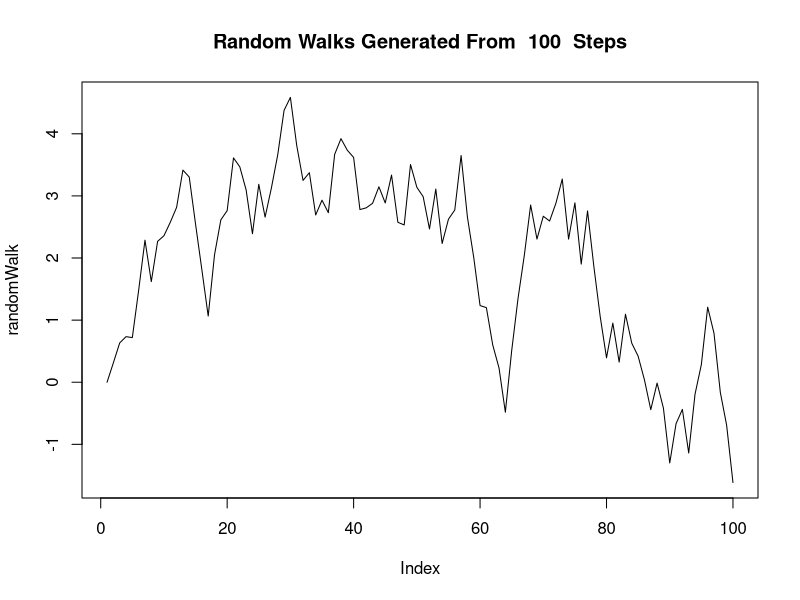

The R script that drew this image:
#Question 1
#Initialising a function that generates a random walk
#@params numSteps - number of steps, stepRange - maximum size of step
generateWalkFunc <- function(numSteps, stepRange){
  #define the initial starting point
  initial.value <- 0
  #set the current point before the first iteration to the starting point
  #the randomWalk always starts at 0 (initial value)
  currentPoint <- initial.value
  randomWalk <- initial.value
  vec <- vector()
  #for loop which starts at 2 because our stating point is already initialised
  #iterate through until we complete the desired number of steps
  for(i in 2:numSteps){
    #The current position of the walk is the position of the previous point + a 
    #random value taken from a uniform distribution where the range varies from -stepRange to + stepRange.
    randomWalk[i] <- randomWalk[i - 1] + runif(1, -stepRange, stepRange)
    if(i == 2){
      #print(initial.value) #The first value always printed is the initial position (when i is equal to 2 since
      vec <- c(vec, initial.value)
      # thats where the for loop starts)
    }else{
      #print(currentPoint + c(0, cumsum(randomWalk[i])))
      #print(randomWalk[i])
      vec <- c(vec, randomWalk[i])
    }
    currentPoint <- randomWalk[i]
  }
  print(vec)
  plot(randomWalk, type = "l", main = paste("Random Walks Generated From ", numSteps, " Steps"))
}
#Calling the above function with a 100 steps each with a maximum size of 1 from each current position
generateWalkFunc(100, 1)
